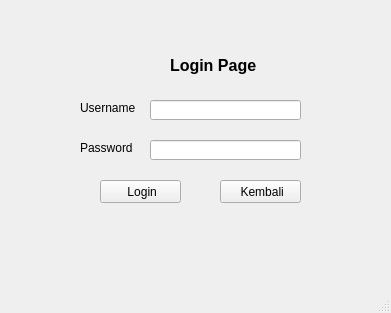
<?xml version="1.0" encoding="UTF-8"?>
<ui version="4.0">
 <class>MainWindow</class>
 <widget class="QMainWindow" name="MainWindow">
  <property name="geometry">
   <rect>
    <x>0</x>
    <y>0</y>
    <width>391</width>
    <height>313</height>
   </rect>
  </property>
  <property name="windowTitle">
   <string>MainWindow</string>
  </property>
  <widget class="QWidget" name="centralwidget">
   <widget class="QLabel" name="label">
    <property name="geometry">
     <rect>
      <x>170</x>
      <y>50</y>
      <width>91</width>
      <height>31</height>
     </rect>
    </property>
    <property name="font">
     <font>
      <pointsize>12</pointsize>
      <weight>75</weight>
      <bold>true</bold>
     </font>
    </property>
    <property name="text">
     <string>Login Page</string>
    </property>
   </widget>
   <widget class="QLabel" name="label_2">
    <property name="geometry">
     <rect>
      <x>80</x>
      <y>100</y>
      <width>61</width>
      <height>16</height>
     </rect>
    </property>
    <property name="text">
     <string>Username</string>
    </property>
   </widget>
   <widget class="QLabel" name="label_3">
    <property name="geometry">
     <rect>
      <x>80</x>
      <y>140</y>
      <width>61</width>
      <height>16</height>
     </rect>
    </property>
    <property name="text">
     <string>Password</string>
    </property>
   </widget>
   <widget class="QLineEdit" name="lineEdit">
    <property name="geometry">
     <rect>
      <x>150</x>
      <y>100</y>
      <width>151</width>
      <height>20</height>
     </rect>
    </property>
   </widget>
   <widget class="QLineEdit" name="lineEdit_2">
    <property name="geometry">
     <rect>
      <x>150</x>
      <y>140</y>
      <width>151</width>
      <height>20</height>
     </rect>
    </property>
   </widget>
   <widget class="QPushButton" name="pushButton">
    <property name="geometry">
     <rect>
      <x>100</x>
      <y>180</y>
      <width>81</width>
      <height>23</height>
     </rect>
    </property>
    <property name="text">
     <string> Login</string>
    </property>
    <property name="icon">
     <iconset>
      <normaloff>icon/login.png</normaloff>icon/login.png</iconset>
    </property>
    <property name="iconSize">
     <size>
      <width>13</width>
      <height>13</height>
     </size>
    </property>
   </widget>
   <widget class="QPushButton" name="pushButton_2">
    <property name="geometry">
     <rect>
      <x>220</x>
      <y>180</y>
      <width>81</width>
      <height>23</height>
     </rect>
    </property>
    <property name="text">
     <string> Kembali</string>
    </property>
    <property name="icon">
     <iconset>
      <normaloff>icon/close.png</normaloff>icon/close.png</iconset>
    </property>
    <property name="iconSize">
     <size>
      <width>9</width>
      <height>9</height>
     </size>
    </property>
   </widget>
   <widget class="QLabel" name="label_4">
    <property name="geometry">
     <rect>
      <x>130</x>
      <y>50</y>
      <width>31</width>
      <height>31</height>
     </rect>
    </property>
    <property name="text">
     <string/>
    </property>
    <property name="pixmap">
     <pixmap>icon/login user.png</pixmap>
    </property>
    <property name="scaledContents">
     <bool>true</bool>
    </property>
   </widget>
  </widget>
  <widget class="QMenuBar" name="menubar">
   <property name="geometry">
    <rect>
     <x>0</x>
     <y>0</y>
     <width>391</width>
     <height>21</height>
    </rect>
   </property>
  </widget>
  <widget class="QStatusBar" name="statusbar"/>
 </widget>
 <resources/>
 <connections/>
</ui>
